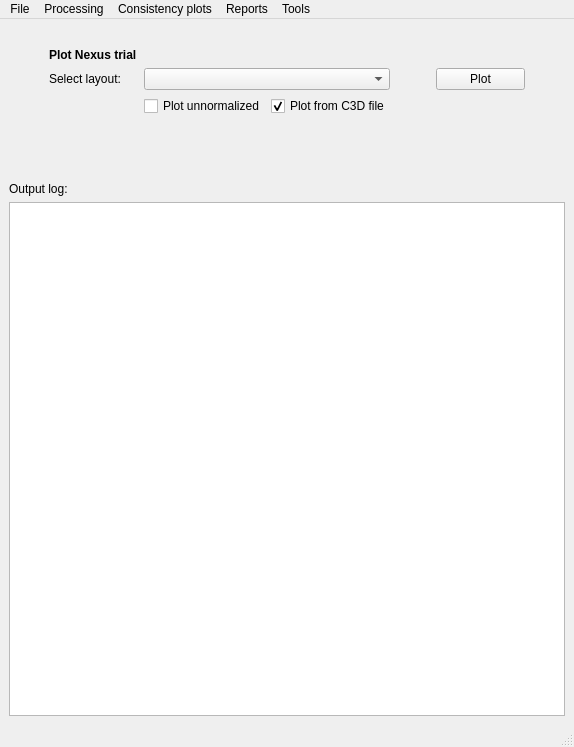
<?xml version="1.0" encoding="UTF-8"?>
<ui version="4.0">
 <class>MainWindow</class>
 <widget class="QMainWindow" name="MainWindow">
  <property name="geometry">
   <rect>
    <x>0</x>
    <y>0</y>
    <width>574</width>
    <height>747</height>
   </rect>
  </property>
  <property name="windowTitle">
   <string>gaitutils menu</string>
  </property>
  <widget class="QWidget" name="centralwidget">
   <layout class="QVBoxLayout" name="verticalLayout">
    <item>
     <spacer name="verticalSpacer">
      <property name="orientation">
       <enum>Qt::Vertical</enum>
      </property>
      <property name="sizeType">
       <enum>QSizePolicy::Fixed</enum>
      </property>
      <property name="sizeHint" stdset="0">
       <size>
        <width>10</width>
        <height>20</height>
       </size>
      </property>
     </spacer>
    </item>
    <item>
     <layout class="QGridLayout" name="gridLayout">
      <item row="2" column="0">
       <spacer name="horizontalSpacer_3">
        <property name="orientation">
         <enum>Qt::Horizontal</enum>
        </property>
        <property name="sizeType">
         <enum>QSizePolicy::Preferred</enum>
        </property>
        <property name="sizeHint" stdset="0">
         <size>
          <width>40</width>
          <height>20</height>
         </size>
        </property>
       </spacer>
      </item>
      <item row="2" column="4">
       <spacer name="horizontalSpacer_5">
        <property name="orientation">
         <enum>Qt::Horizontal</enum>
        </property>
        <property name="sizeType">
         <enum>QSizePolicy::Preferred</enum>
        </property>
        <property name="sizeHint" stdset="0">
         <size>
          <width>40</width>
          <height>20</height>
         </size>
        </property>
       </spacer>
      </item>
      <item row="2" column="2" colspan="2">
       <widget class="QComboBox" name="cbNexusTrialLayout">
        <property name="sizePolicy">
         <sizepolicy hsizetype="Preferred" vsizetype="Preferred">
          <horstretch>0</horstretch>
          <verstretch>0</verstretch>
         </sizepolicy>
        </property>
       </widget>
      </item>
      <item row="2" column="9">
       <spacer name="horizontalSpacer_4">
        <property name="orientation">
         <enum>Qt::Horizontal</enum>
        </property>
        <property name="sizeType">
         <enum>QSizePolicy::Preferred</enum>
        </property>
        <property name="sizeHint" stdset="0">
         <size>
          <width>40</width>
          <height>20</height>
         </size>
        </property>
       </spacer>
      </item>
      <item row="5" column="2">
       <widget class="QCheckBox" name="xbPlotUnnorm">
        <property name="sizePolicy">
         <sizepolicy hsizetype="Preferred" vsizetype="Fixed">
          <horstretch>0</horstretch>
          <verstretch>0</verstretch>
         </sizepolicy>
        </property>
        <property name="text">
         <string>Plot unnormalized</string>
        </property>
       </widget>
      </item>
      <item row="2" column="1">
       <widget class="QLabel" name="label_3">
        <property name="text">
         <string>Select layout:</string>
        </property>
       </widget>
      </item>
      <item row="5" column="1">
       <widget class="QLabel" name="label_5">
        <property name="text">
         <string/>
        </property>
       </widget>
      </item>
      <item row="2" column="7">
       <widget class="QPushButton" name="btnPlotNexusTrial">
        <property name="sizePolicy">
         <sizepolicy hsizetype="Preferred" vsizetype="Preferred">
          <horstretch>0</horstretch>
          <verstretch>0</verstretch>
         </sizepolicy>
        </property>
        <property name="text">
         <string>Plot</string>
        </property>
       </widget>
      </item>
      <item row="6" column="3">
       <widget class="QLabel" name="label_2">
        <property name="text">
         <string/>
        </property>
       </widget>
      </item>
      <item row="5" column="3">
       <widget class="QCheckBox" name="xbPlotFromC3D">
        <property name="text">
         <string>Plot from C3D file</string>
        </property>
        <property name="checked">
         <bool>true</bool>
        </property>
       </widget>
      </item>
      <item row="1" column="1" colspan="3">
       <widget class="QLabel" name="label_6">
        <property name="font">
         <font>
          <weight>75</weight>
          <bold>true</bold>
         </font>
        </property>
        <property name="text">
         <string>Plot Nexus trial</string>
        </property>
       </widget>
      </item>
     </layout>
    </item>
    <item>
     <spacer name="verticalSpacer_3">
      <property name="orientation">
       <enum>Qt::Vertical</enum>
      </property>
      <property name="sizeType">
       <enum>QSizePolicy::Fixed</enum>
      </property>
      <property name="sizeHint" stdset="0">
       <size>
        <width>10</width>
        <height>20</height>
       </size>
      </property>
     </spacer>
    </item>
    <item>
     <spacer name="verticalSpacer_2">
      <property name="orientation">
       <enum>Qt::Vertical</enum>
      </property>
      <property name="sizeType">
       <enum>QSizePolicy::Fixed</enum>
      </property>
      <property name="sizeHint" stdset="0">
       <size>
        <width>20</width>
        <height>20</height>
       </size>
      </property>
     </spacer>
    </item>
    <item>
     <widget class="QLabel" name="label_4">
      <property name="text">
       <string>Output log:</string>
      </property>
     </widget>
    </item>
    <item>
     <widget class="QPlainTextEdit" name="txtOutput"/>
    </item>
   </layout>
  </widget>
  <widget class="QMenuBar" name="menubar">
   <property name="geometry">
    <rect>
     <x>0</x>
     <y>0</y>
     <width>574</width>
     <height>21</height>
    </rect>
   </property>
   <widget class="QMenu" name="menuFile">
    <property name="title">
     <string>File</string>
    </property>
    <addaction name="actionOpts"/>
    <addaction name="actionQuit"/>
   </widget>
   <widget class="QMenu" name="menuAnalysis">
    <property name="title">
     <string>Tools</string>
    </property>
    <addaction name="actionTardieu_analysis"/>
   </widget>
   <widget class="QMenu" name="menuProcessing">
    <property name="title">
     <string>Processing</string>
    </property>
    <addaction name="actionAutoprocess_session"/>
    <addaction name="actionAutoprocess_single_trial"/>
    <addaction name="actionAutomark_events"/>
    <addaction name="actionRun_postprocessing_pipelines"/>
    <addaction name="actionConvert_session_videos_to_web_format"/>
    <addaction name="actionCopy_session_videos_to_desktop"/>
   </widget>
   <widget class="QMenu" name="menuReports">
    <property name="title">
     <string>Reports</string>
    </property>
    <addaction name="actionWeb_reports"/>
    <addaction name="actionCreate_PDF_report"/>
    <addaction name="actionCreate_comparison_PDF_report"/>
   </widget>
   <widget class="QMenu" name="menuPlotting">
    <property name="title">
     <string>Consistency plots</string>
    </property>
    <addaction name="actionKinematics_consistency"/>
    <addaction name="actionEMG_consistency"/>
    <addaction name="actionMuscle_length_consistency"/>
    <addaction name="separator"/>
    <addaction name="actionTrial_velocity"/>
    <addaction name="actionTime_distance_average"/>
    <addaction name="actionKin_average"/>
   </widget>
   <addaction name="menuFile"/>
   <addaction name="menuProcessing"/>
   <addaction name="menuPlotting"/>
   <addaction name="menuReports"/>
   <addaction name="menuAnalysis"/>
  </widget>
  <widget class="QStatusBar" name="statusbar"/>
  <action name="actionOptions">
   <property name="text">
    <string>Options...</string>
   </property>
  </action>
  <action name="actionQuit">
   <property name="text">
    <string>Quit</string>
   </property>
  </action>
  <action name="actionOptions_2">
   <property name="text">
    <string>Options...</string>
   </property>
  </action>
  <action name="actionOptions_3">
   <property name="text">
    <string>Options...</string>
   </property>
  </action>
  <action name="actionOptions_4">
   <property name="text">
    <string>Options</string>
   </property>
  </action>
  <action name="actionOpts">
   <property name="text">
    <string>Options...</string>
   </property>
  </action>
  <action name="actionTardieu_analysis">
   <property name="text">
    <string>Tardieu analysis...</string>
   </property>
  </action>
  <action name="actionAutoprocess_session">
   <property name="text">
    <string>Autoprocess session</string>
   </property>
  </action>
  <action name="actionAutoprocess_single_trial">
   <property name="text">
    <string>Autoprocess single trial</string>
   </property>
  </action>
  <action name="actionAutomark_events">
   <property name="text">
    <string>Automark events</string>
   </property>
  </action>
  <action name="actionRun_postprocessing_pipelines">
   <property name="text">
    <string>Run postprocessing pipelines</string>
   </property>
  </action>
  <action name="actionConvert_session_videos_to_web_format">
   <property name="text">
    <string>Convert session videos to web format</string>
   </property>
  </action>
  <action name="actionCopy_session_videos_to_desktop">
   <property name="text">
    <string>Copy session videos to desktop</string>
   </property>
  </action>
  <action name="actionCreate_PDF_report">
   <property name="text">
    <string>Create PDF report...</string>
   </property>
  </action>
  <action name="actionCreate_comparison_PDF_report">
   <property name="text">
    <string>Create comparison PDF report...</string>
   </property>
  </action>
  <action name="actionWeb_reports">
   <property name="text">
    <string>Web reports...</string>
   </property>
  </action>
  <action name="actionTrial_velocity">
   <property name="text">
    <string>Trial velocity</string>
   </property>
  </action>
  <action name="actionKinematics_average">
   <property name="text">
    <string>Kinematics average</string>
   </property>
  </action>
  <action name="actionTime_distance_average">
   <property name="text">
    <string>Time-distance average</string>
   </property>
  </action>
  <action name="actionKinematics_consistency">
   <property name="text">
    <string>Kinematics consistency</string>
   </property>
  </action>
  <action name="actionEMG_consistency">
   <property name="text">
    <string>EMG consistency</string>
   </property>
  </action>
  <action name="actionMuscle_length_consistency">
   <property name="text">
    <string>Muscle length consistency</string>
   </property>
  </action>
  <action name="actionKin_average">
   <property name="text">
    <string>Kinematics average</string>
   </property>
  </action>
 </widget>
 <resources/>
 <connections/>
</ui>
